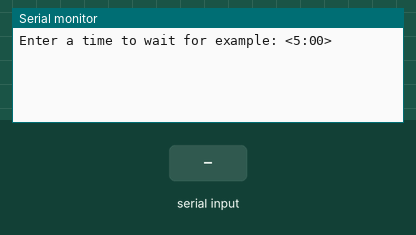
Bench run of a sketch on a simulated Arduino Uno, built with avr-gcc and run on an emulated ATmega328P. On the bench: the last lines printed to the serial monitor. The inputs (shaded band) are chosen by the test bench.

Above: at 1.2 s.
1.3 s: "90,45\n" received over Serial
At 3.2 s:
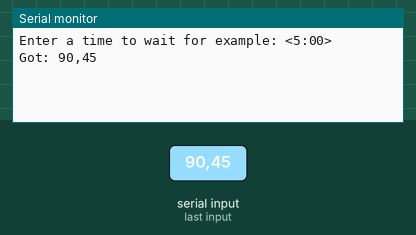
3.8 s: "0\n" received over Serial
At 6.0 s:
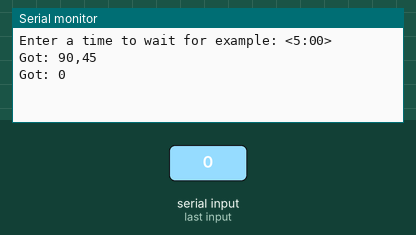
6.3 s: "90:45\n" received over Serial
At 8.1 s:
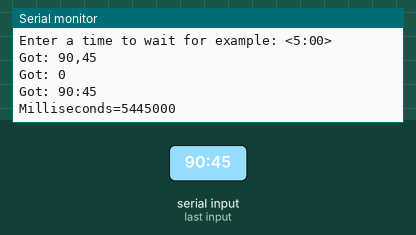
Timing chart, 0 to 9.6 s (numbered marks = the images above; inputs shaded):
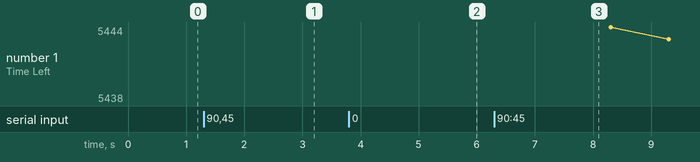

The sketch:

arduino.ino
```cpp
void setup() {
  // put your setup code here, to run once:
  Serial.begin(9600);
}

void loop() {
  long min, sec;
  Serial.println("Enter a time to wait for example: <5:00>");
  while (1) {
    char serialInput[1000] = {0};
    while (Serial.available() == 0);
    //readString is slow
    Serial.readString().toCharArray(serialInput, 1000);

    int rc = sscanf(serialInput, "%ld:%ld", &min, &sec);
    Serial.print("Got: ");
    Serial.println(serialInput);
    if (rc != 2) {
      continue;
    }

    long waitTime = 1000 * (min*60 + sec);
    Serial.print("Milliseconds=");
    Serial.println(waitTime);

    long startTime = millis();
    long prevSecond = startTime;
    long counter = 0;

    while (1) {
      long curentTime = millis();
      if (curentTime - startTime >= waitTime || Serial.available()) break;
      if (curentTime - prevSecond > 1000) {
        Serial.print("Time Left=");
        Serial.println( (waitTime/1000) - ++counter);
        prevSecond = curentTime;
      }
    }

  }
}
```

Measured:
- after the input at 1.3 s, the serial monitor: prints a new line after 1.0 s (image 1)
- after the input at 3.8 s, the serial monitor: prints a new line after 1.0 s (image 2)
- after the input at 6.3 s, the serial monitor: prints a new line after 1.0 s (image 3)
